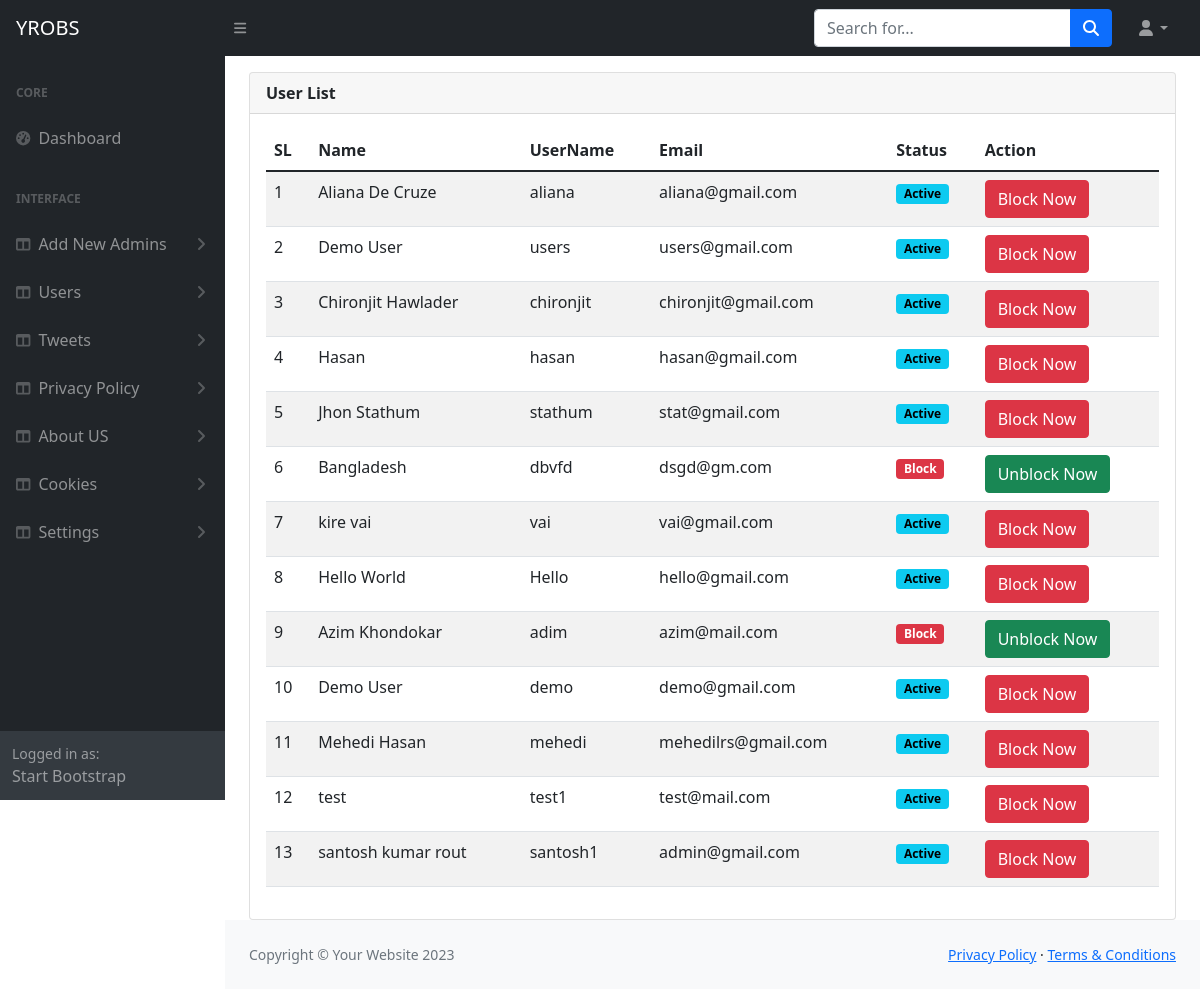
The app's page /admin/alluser.php (signed in) with its own data.
### tables this page shows
CREATE TABLE `users` (
  `id` int(11) NOT NULL,
  `username` varchar(40) NOT NULL,
  `email` varchar(255) NOT NULL,
  `password` varchar(32) NOT NULL,
  `name` varchar(40) NOT NULL,
  `img` varchar(255) NOT NULL DEFAULT 'default.jpg',
  `imgCover` varchar(255) NOT NULL DEFAULT 'cover.png',
  `bio` varchar(140) NOT NULL DEFAULT '',
  `location` varchar(255) NOT NULL DEFAULT '',
  `website` varchar(255) NOT NULL DEFAULT '',
  `status` varchar(255) NOT NULL DEFAULT '1'
);

### admin/alluser.php (the view, shortened to what this page needs)
<?php
    include 'db/db.php';
 ?>
<!DOCTYPE html>
<html lang="en">
<head>
    <?php include('public/includes/head.php') ?>
</head>
<body class="sb-nav-fixed">
    <nav class="sb-topnav navbar navbar-expand navbar-dark bg-dark">
        <?php include('public/includes/nav.php') ?>
    </nav>
    <div id="layoutSidenav">
        <div id="layoutSidenav_nav">
            <?php include('public/includes/sideNav.php') ?>
        </div>
        <div id="layoutSidenav_content">
            <main>
                <div class="container">
                    <div class="row">
                        <div class="col-lg-12">
                            <div class="card mt-3">
                                <div class="card-header">
                                    <strong>User List</strong>
                                </div>
                                <div class="card-body">
                                    <table id="datatablesSimple" class="table table-hover table-striped table-border">
                                        <thead>
                                            <tr>
                                                <th>SL</th>
                                                <th>Name</th>
                                                <th>UserName</th>
                                                <th>Email</th>
                                                <th>Status</th>
                                                <th>Action</th>
                                            </tr>
                                        </thead>
                                        <tbody>
                                            <?php
                                                $sl = 0;
                                                $sql = "SELECT * FROM `users` ORDER BY id DESC";
                                                $stmt = $db->query($sql);
                                                while ($row = $stmt->fetch()) {
                                                    $sl++;
                                            ?>
                                            <tr>
                                                <td><?php echo $sl ?></td>
                                                <td><?php echo $row['name'] ?></td>
                                                <td><?php echo $row['username'] ?></td>
                                                <td><?php echo $row['email'] ?></td>
                                                <td>
                                                    <div class="d-flex justify-content-between">
                                                        <p class="mb-0">
                                                            <?php if ($row['status'] == 1) { ?>
                                                            <span class="badge text-bg-info">Active</span>
                                                            <?php } else { ?>
                                                            <span class="badge text-bg-danger">Block</span>
                                                            <?php } ?>
                                                        </p>
                                                    </div>
                                                </td>
                                                <td>
                                                        <?php if($row['status']==1){ ?>
                                                        <a href="userStatus.php?statusid=<?php echo $row['id']; ?>">
                                                            <button class="btn btn-danger">Block Now</button>
                                                        </a>
                                                    <?php }else{ ?>
                                                        <a href="userStatus.php?statusid=<?php echo $row['id']; ?>">
                                                            <button class="btn btn-success">Unblock Now</button>
                                                        </a>
                                                 <?php   } ?>
                                                </td>
                                            </tr>
                                            <?php } ?>
                                        </tbody>
                                    </table>
                                </div>
                            </div>
                        </div>
                    </div>
                </div>
            </main>
            <footer class="py-4 bg-light mt-auto">
                <?php include('public/includes/footer.php') ?>
            </footer>
        </div>
    </div>
</body>
</html>

### records on screen
users: name "Aliana De Cruze", username "aliana", email "aliana@gmail.com", status "Active"
users: name "Demo User", username "users", email "users@gmail.com", status "Active"
users: name "Chironjit Hawlader", username "chironjit", email "chironjit@gmail.com", status "Active"
users: name "Hasan", username "hasan", email "hasan@gmail.com", status "Active"
users: name "Jhon Stathum", username "stathum", email "stat@gmail.com", status "Active"
users: name "Bangladesh", username "dbvfd", email "dsgd@gm.com", status "Block"
users: name "kire vai", username "vai", email "vai@gmail.com", status "Active"
users: name "Hello World", username "Hello", email "hello@gmail.com", status "Active"
users: name "Azim Khondokar", username "adim", email "azim@mail.com", status "Block"
users: name "Demo User", username "demo", email "demo@gmail.com", status "Active"
users: name "Mehedi Hasan", username "mehedi", email "mehedilrs@gmail.com", status "Active"
users: name "test", username "test1", email "test@mail.com", status "Active"
users: name "santosh kumar rout", username "santosh1", email "admin@gmail.com", status "Active"
